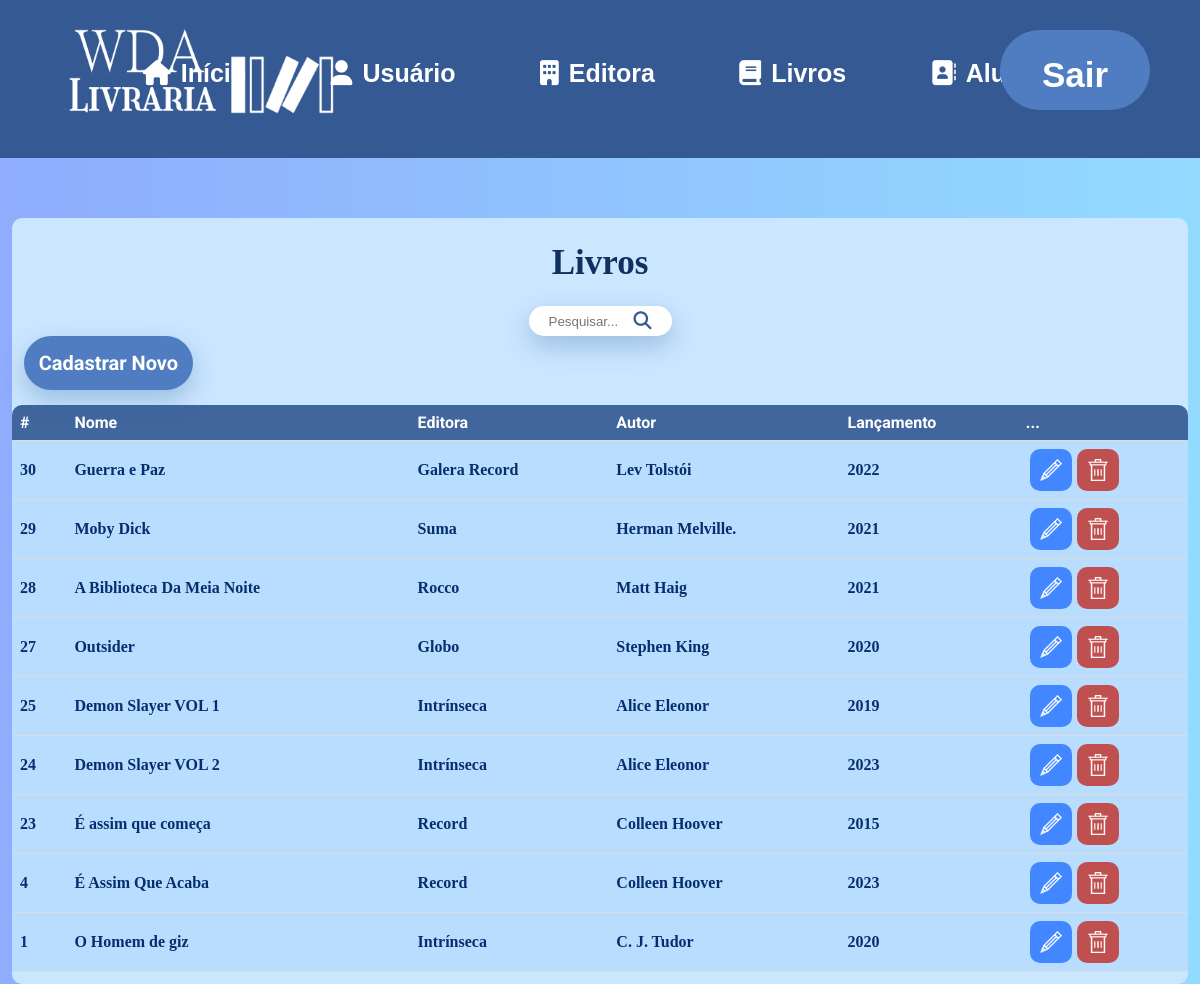
Page /READ/livro.php (signed in) on the committed database.
### tables this page shows
CREATE TABLE `livro` (
  `id_livro` int NOT NULL AUTO_INCREMENT,
  `nome_livro` varchar(80) NOT NULL,
  `editora` varchar(50) NOT NULL,
  `autor` varchar(50) NOT NULL,
  `lancamento` year NOT NULL,
  PRIMARY KEY (`id_livro`)
);

### READ/livro.php (the view, shortened to what this page needs)
<?php
include_once('../config.php');
include_once('funcoes.php');
if (!empty($_GET['search'])) {
  $data = $_GET['search'];
  $sql = "SELECT * FROM livro WHERE id_livro LIKE '%$data%' or nome_livro LIKE '%$data%' or editora LIKE '%$data%' or autor LIKE '%$data%' or lancamento LIKE '%$data%' ORDER BY id_livro DESC";
} else {
  $sql = "SELECT * FROM livro ORDER BY id_livro DESC";
}
$result = $conexao->query($sql);
?>
<!DOCTYPE html>
<html lang="pt-br">
<head>
  <link rel="stylesheet" href="../estilos/style_tabelas.css">
</head>
<body>
<nav id="menu">
            <ul>
                <a href="sistema.php"><img id="logo4branca" src="../img/logo4branca.png" alt="logo4branca"></a></li>
                <li><a href="sistema.php"><i class="fa-solid fa-house"></i><b>Início</b></a></li>
                <li><a href="usuario.php"><i class="fa-solid fa-user"></i><b>Usuário</b></a></a></li>
                <li><a href="editora.php"><i class="fa-solid fa-building"></i><b>Editora</b></a></a></li>
                <li><a href="livro.php"><i class="fa-solid fa-book"></i><b>Livros</b></a></a></li>
                <li><a href="aluguel.php"><i class="fa-solid fa-address-book"></i><b>Aluguel</b></a></a></li>
                <li><a href="sair.php"><b>Sair</b></a></li>
            </ul>
        </nav>
  <div class="container-usuario">
    <h1 class="usuarioh1">Livros</h1>
    <div class="search2">
      <div class="search">
        <input type="search" class="input-search" id="input-search" placeholder="Pesquisar...">
        <button onclick="searchData()">
          <i class="fa-solid fa-magnifying-glass"></i>
        </button>
      </div>
    </div>
    <div class="novo">
      <button><a href='../CREATE/c_livro.php?id_livro=$user_data[id_livro]'><b>Cadastrar Novo</b></a></button>
    </div>
    <div class="tabela">
      <table>
        <thead>
          <div class="headers">
            <tr class="thead">
              <th>#</th>
              <th>Nome</th>
              <th>Editora</th>
              <th>Autor</th>
              <th>Lançamento</th>
              <th>...</th>
            </tr>
          </div>
        </thead>
        <tbody>
          <?php
          while ($user_data =  mysqli_fetch_assoc($result)) {
            echo "<tr>";
            echo "<td>" . "<b>" . $user_data['id_livro'] . "</td>";
            echo "<td>" . "<b>" . "<b>" . $user_data['nome_livro'] . "</b>" . "</td>";
            echo "<td>" . "<b>" . $user_data['editora'] . "</td>";
            echo "<td>" . "<b>" . $user_data['autor'] . "</td>";
            echo "<td>" . "<b>" . $user_data['lancamento'] . "</td>";
            echo "<td>"
              . "<button>" . "<a href='../UPDATE/u_livro.php?id_livro=$user_data[id_livro]'>" . "<img class='iconusuario' src='img/pencil.png'>" . "</a>" . "</button>" .
              "<button class='trash'>" . "<a href='../DELETE/d_livro.php?id_livro=$user_data[id_livro]'>" . "<img class='iconusuario' src='img/trash.png'>" . "</a>" . "</button>"
              . "</td>";
          }
          ?>
        </tbody>
      </table>
    </div>
  </div>
</body>
</html>

### READ/funcoes.php (shortened to what this page needs)
<?php
include_once('../config.php');
$sql = "SELECT * FROM aluga ORDER BY id_aluguel DESC";
$result = $conexao->query($sql);
while ($user_data = mysqli_fetch_assoc($result)) {
  echo "<tr>";
}

### estilos/style_tabelas.css (style rules this page uses)
body { background-image: linear-gradient( to right, rgb(143, 172, 253), rgb(146, 219, 255)); }
h1 { font-family: 'fonte-felipinho2'; color: #12305F; font-size: 35px; }
* { margin: 0 auto; padding: 0; box-sizing: border-box; }
#menu ul { list-style-type: none; background-color: #345993; text-align: center; font-family: Arial, Helvetica, sans-serif; padding-bottom: 30px; position: relative; }
#menu ul li { display: inline; font-style: normal; font-size: 25px; line-height: 30px; color: #FFFFFF; }
#menu ul li i { margin-right: 10px; }
#logo4branca { width: 300px; display: inline-block; left: 50px; top: 10px; position: absolute; }
#menu ul li a { color: white; text-decoration: none; padding: 40px; display: inline-block; margin-top: 1.5%; }
#menu ul li:last-child { display: inline-block; background-color: #507dc1; font-size: 35px; border-radius: 80px; position: absolute; right: 50px; top: 30px; line-height: 5px; width: 150px; height: 80px; }
.search2 { display: flex; }
.search button { background: transparent; border: none; cursor: pointer; }
.search { height: 30px; display: flex; cursor: pointer; padding: 10px 20px; background-color: white; border-radius: 30px; align-items: center; box-shadow: 0 10px 25px rgba(43, 101, 155, 0.3); }
.search input { width: 85px; outline: none; border: none; font-weight: 500; transition: 0.8s; background: transparent; }
.search button .fa-solid { font-size: 18px; color: #345993; }
.container-usuario { margin-top: 5%; margin-left: 1%; margin-right: 1%; padding-bottom: 1%; background-color: #cbe6ff; border-radius: 10px; padding-top: 1px; }
.usuarioh1 { text-align: center; margin-bottom: 2%; margin-top: 2%; }
.novo button { background-color: #507dc1; font-size: 20px; border-radius: 30px; margin-bottom: 15px; padding: 15px; border: none; cursor: pointer; margin-left: 1%; box-shadow: 0 10px 25px rgba(43, 101, 155, 0.3); }
.novo button a { text-decoration: none; color: white; font-family: 'Roboto'; }
table { border-collapse: collapse; width: 100%; background-color: rgba(174, 216, 255, 0.6) ; border-radius: 10px 10px 0 0; }
th, td { text-align: left; padding: 8px; border-bottom: 1px solid #ddd; }
th { background-color: rgba(52, 89, 147, 0.9); color: white; font-family: 'Roboto', sans-serif; }
th:first-child { border-top-left-radius: 10px; border-top-right-radius: 0px; border-bottom-left-radius: 0; border-bottom-right-radius: 0; }
th:last-child { border-top-left-radius: 0px; border-top-right-radius: 10px; border-bottom-left-radius: 0; border-bottom-right-radius: 0; }
td { font-family: 'fonte-felipinho2'; color: #062e6e; }
.iconusuario { width: 22px; }
.trash { background-color: #C05050; }
td button { background-color: rgb(66, 135, 255); border: none; padding: 10px; border-radius: 10px; cursor: pointer; margin-left: 3%; }

### rows in the picture
livro: id_livro "30", nome_livro "Guerra e Paz", editora "Galera Record", autor "Lev Tolstói", lancamento "2022"
livro: id_livro "29", nome_livro "Moby Dick", editora "Suma", autor "Herman Melville.", lancamento "2021"
livro: id_livro "28", nome_livro "A Biblioteca Da Meia Noite", editora "Rocco", autor "Matt Haig", lancamento "2021"
livro: id_livro "27", nome_livro "Outsider", editora "Globo", autor "Stephen King", lancamento "2020"
livro: id_livro "25", nome_livro "Demon Slayer VOL 1", editora "Intrínseca", autor "Alice Eleonor", lancamento "2019"
livro: id_livro "24", nome_livro "Demon Slayer VOL 2", editora "Intrínseca", autor "Alice Eleonor", lancamento "2023"
livro: id_livro "23", nome_livro "É assim que começa", editora "Record", autor "Colleen Hoover", lancamento "2015"
livro: id_livro "4", nome_livro "É Assim Que Acaba", editora "Record", autor "Colleen Hoover", lancamento "2023"
livro: id_livro "1", nome_livro "O Homem de giz", editora "Intrínseca", autor "C. J. Tudor", lancamento "2020"
